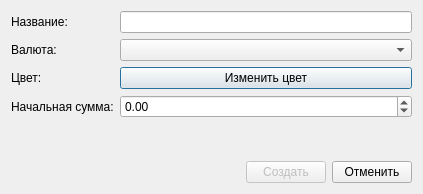
<?xml version="1.0" encoding="UTF-8"?>
<ui version="4.0">
 <class>CreateAccountDialog</class>
 <widget class="QDialog" name="CreateAccountDialog">
  <property name="geometry">
   <rect>
    <x>0</x>
    <y>0</y>
    <width>423</width>
    <height>194</height>
   </rect>
  </property>
  <property name="windowTitle">
   <string>Dialog</string>
  </property>
  <layout class="QVBoxLayout" name="main_layout">
   <item>
    <layout class="QFormLayout" name="form_layout">
     <item row="0" column="0">
      <widget class="QLabel" name="name_label">
       <property name="text">
        <string>Название:</string>
       </property>
      </widget>
     </item>
     <item row="0" column="1">
      <widget class="QLineEdit" name="name_line_edit"/>
     </item>
     <item row="2" column="0">
      <widget class="QLabel" name="color_label">
       <property name="text">
        <string>Цвет:</string>
       </property>
      </widget>
     </item>
     <item row="2" column="1">
      <widget class="QPushButton" name="change_color_button">
       <property name="text">
        <string>Изменить цвет</string>
       </property>
      </widget>
     </item>
     <item row="3" column="0">
      <widget class="QLabel" name="money_label">
       <property name="text">
        <string>Начальная сумма:</string>
       </property>
      </widget>
     </item>
     <item row="3" column="1">
      <widget class="QDoubleSpinBox" name="money_spinbox">
       <property name="minimum">
        <double>-100000000.000000000000000</double>
       </property>
       <property name="maximum">
        <double>100000000.000000000000000</double>
       </property>
       <property name="value">
        <double>0.000000000000000</double>
       </property>
      </widget>
     </item>
     <item row="1" column="0">
      <widget class="QLabel" name="currency_label">
       <property name="text">
        <string>Валюта:</string>
       </property>
      </widget>
     </item>
     <item row="1" column="1">
      <widget class="QComboBox" name="currency_combobox"/>
     </item>
    </layout>
   </item>
   <item>
    <spacer name="dialog_spacer">
     <property name="orientation">
      <enum>Qt::Vertical</enum>
     </property>
     <property name="sizeHint" stdset="0">
      <size>
       <width>20</width>
       <height>33</height>
      </size>
     </property>
    </spacer>
   </item>
   <item>
    <layout class="QHBoxLayout" name="buttons_layout">
     <item>
      <spacer name="buttons_spacer">
       <property name="orientation">
        <enum>Qt::Horizontal</enum>
       </property>
       <property name="sizeHint" stdset="0">
        <size>
         <width>40</width>
         <height>20</height>
        </size>
       </property>
      </spacer>
     </item>
     <item>
      <widget class="QPushButton" name="add_button">
       <property name="enabled">
        <bool>false</bool>
       </property>
       <property name="sizePolicy">
        <sizepolicy hsizetype="Minimum" vsizetype="Fixed">
         <horstretch>0</horstretch>
         <verstretch>0</verstretch>
        </sizepolicy>
       </property>
       <property name="text">
        <string>Создать</string>
       </property>
      </widget>
     </item>
     <item>
      <widget class="QPushButton" name="cancel_button">
       <property name="text">
        <string>Отменить</string>
       </property>
      </widget>
     </item>
    </layout>
   </item>
  </layout>
 </widget>
 <resources/>
 <connections/>
</ui>
